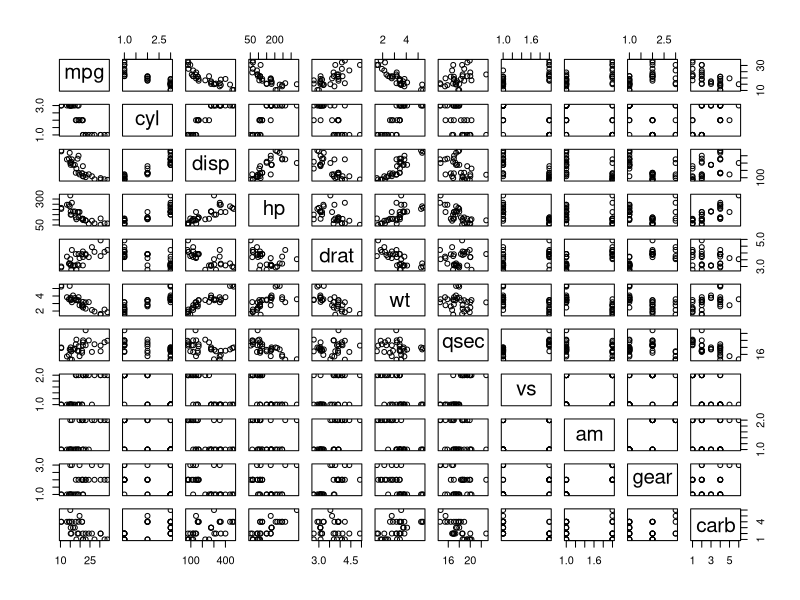

Source code (R):

data(mtcars)

mtcars$cyl <- as.factor(mtcars$cyl)
mtcars$vs <- as.factor(mtcars$vs)
mtcars$gear <- as.factor(mtcars$gear)
mtcars$carb <- as.factor(mtcars$carb)
mtcars$am <- factor(mtcars$am,labels=c('Auto','Manual'))


# EDA
summary(mtcars)
names(mtcars)

fit<-lm(mpg~. , data=mtcars)
summary(fit)

require(GGally)
require(ggplot2)
#g = ggpairs(mtcars, lower=list(continuous="smooth"),params=c(method="loess"))
#http://stackoverflow.com/questions/35085261/how-to-use-loess-method-in-ggallyggpairs-using-wrap-function
# Function to return points and geom_smooth
# allow for the method to be changed
my_fn <- function(data, mapping, method="loess", ...){
  p <- ggplot(data = data, mapping = mapping) +
    geom_point() +
    geom_smooth(method=method, ...)
  p
}

g = ggpairs(mtcars, lower=list(continuous=my_fn))

pairs(mtcars)

library(car)
vif(fit)
sqrt(vif(fit))


anova(fit)
fit2<- lm(mpg ~ factor(am) + cyl + disp + wt, data=mtcars)
anova(fit2)


vif(fit2)
